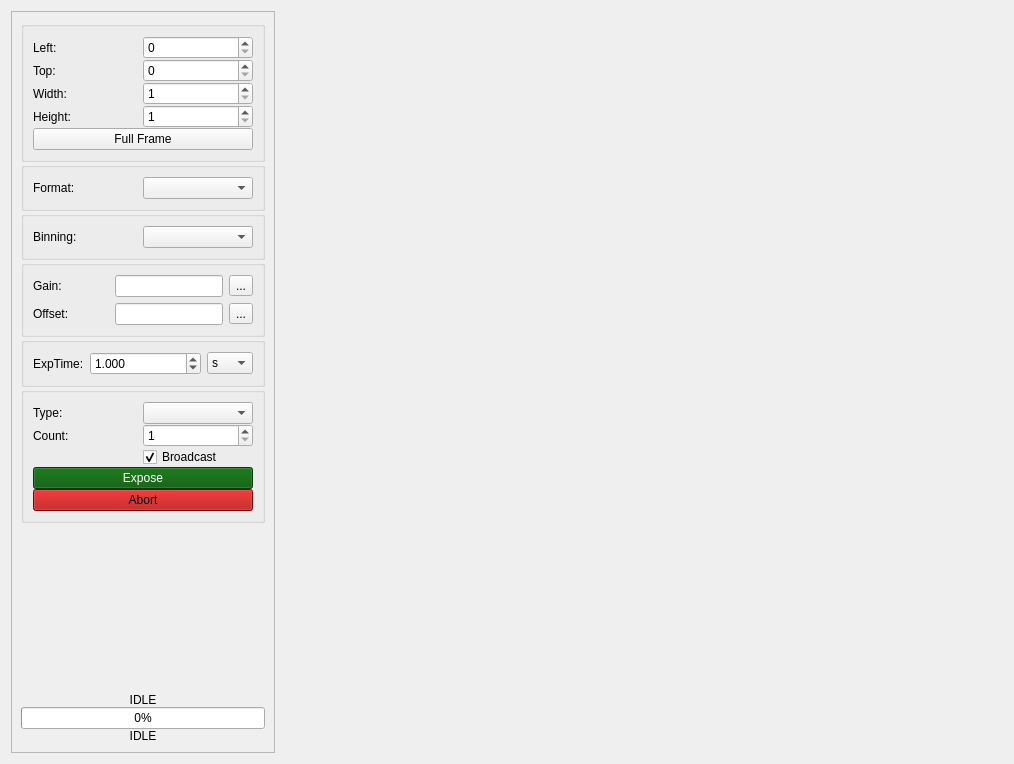
<?xml version="1.0" encoding="UTF-8"?>
<ui version="4.0">
 <class>CameraWidget</class>
 <widget class="QWidget" name="CameraWidget">
  <property name="geometry">
   <rect>
    <x>0</x>
    <y>0</y>
    <width>1014</width>
    <height>764</height>
   </rect>
  </property>
  <property name="windowTitle">
   <string>Form</string>
  </property>
  <layout class="QHBoxLayout" name="horizontalLayout_2" stretch="0,1,0">
   <item>
    <widget class="QScrollArea" name="scrollArea">
     <property name="sizePolicy">
      <sizepolicy hsizetype="MinimumExpanding" vsizetype="Expanding">
       <horstretch>0</horstretch>
       <verstretch>0</verstretch>
      </sizepolicy>
     </property>
     <property name="horizontalScrollBarPolicy">
      <enum>Qt::ScrollBarPolicy::ScrollBarAlwaysOff</enum>
     </property>
     <property name="widgetResizable">
      <bool>true</bool>
     </property>
     <widget class="QWidget" name="scrollAreaWidgetContents">
      <property name="geometry">
       <rect>
        <x>0</x>
        <y>0</y>
        <width>294</width>
        <height>748</height>
       </rect>
      </property>
      <property name="sizePolicy">
       <sizepolicy hsizetype="Preferred" vsizetype="Preferred">
        <horstretch>0</horstretch>
        <verstretch>0</verstretch>
       </sizepolicy>
      </property>
      <layout class="QVBoxLayout" name="verticalLayout">
       <property name="spacing">
        <number>0</number>
       </property>
       <item>
        <widget class="QGroupBox" name="groupWindowing">
         <property name="title">
          <string/>
         </property>
         <layout class="QGridLayout" name="gridLayout_2">
          <property name="spacing">
           <number>0</number>
          </property>
          <item row="2" column="1">
           <widget class="QSpinBox" name="spinWindowWidth">
            <property name="minimum">
             <number>1</number>
            </property>
            <property name="maximum">
             <number>9999</number>
            </property>
           </widget>
          </item>
          <item row="1" column="0">
           <widget class="QLabel" name="label_2">
            <property name="text">
             <string>Top:</string>
            </property>
           </widget>
          </item>
          <item row="2" column="0">
           <widget class="QLabel" name="label_3">
            <property name="text">
             <string>Width:</string>
            </property>
           </widget>
          </item>
          <item row="0" column="0">
           <widget class="QLabel" name="label">
            <property name="text">
             <string>Left:</string>
            </property>
           </widget>
          </item>
          <item row="3" column="1">
           <widget class="QSpinBox" name="spinWindowHeight">
            <property name="minimum">
             <number>1</number>
            </property>
            <property name="maximum">
             <number>9999</number>
            </property>
           </widget>
          </item>
          <item row="3" column="0">
           <widget class="QLabel" name="label_4">
            <property name="text">
             <string>Height:</string>
            </property>
           </widget>
          </item>
          <item row="0" column="1">
           <widget class="QSpinBox" name="spinWindowLeft">
            <property name="maximum">
             <number>9999</number>
            </property>
           </widget>
          </item>
          <item row="1" column="1">
           <widget class="QSpinBox" name="spinWindowTop">
            <property name="maximum">
             <number>9999</number>
            </property>
           </widget>
          </item>
          <item row="4" column="0" colspan="2">
           <widget class="QPushButton" name="butFullFrame">
            <property name="text">
             <string>Full Frame</string>
            </property>
           </widget>
          </item>
         </layout>
        </widget>
       </item>
       <item>
        <widget class="QGroupBox" name="groupImageFormat">
         <property name="title">
          <string/>
         </property>
         <layout class="QGridLayout" name="gridLayout_6">
          <property name="spacing">
           <number>0</number>
          </property>
          <item row="0" column="0">
           <widget class="QLabel" name="label_10">
            <property name="text">
             <string>Format:</string>
            </property>
           </widget>
          </item>
          <item row="0" column="1">
           <widget class="QComboBox" name="comboImageFormat"/>
          </item>
         </layout>
        </widget>
       </item>
       <item>
        <widget class="QGroupBox" name="groupBinning">
         <property name="title">
          <string/>
         </property>
         <layout class="QGridLayout" name="gridLayout_3">
          <property name="spacing">
           <number>0</number>
          </property>
          <item row="0" column="0">
           <widget class="QLabel" name="label_5">
            <property name="text">
             <string>Binning:</string>
            </property>
           </widget>
          </item>
          <item row="0" column="1">
           <widget class="QComboBox" name="comboBinning"/>
          </item>
         </layout>
        </widget>
       </item>
       <item>
        <widget class="QGroupBox" name="groupGain">
         <property name="title">
          <string/>
         </property>
         <layout class="QGridLayout" name="gridLayout" columnstretch="0,0,0,0">
          <item row="0" column="3">
           <widget class="QToolButton" name="buttonSetGain">
            <property name="text">
             <string>...</string>
            </property>
            <property name="icon">
             <iconset resource="resources.qrc">
              <normaloff>:/resources/edit-solid.svg</normaloff>:/resources/edit-solid.svg</iconset>
            </property>
           </widget>
          </item>
          <item row="0" column="2">
           <widget class="QLineEdit" name="textGain">
            <property name="readOnly">
             <bool>true</bool>
            </property>
           </widget>
          </item>
          <item row="0" column="0">
           <widget class="QLabel" name="label_11">
            <property name="text">
             <string>Gain:</string>
            </property>
           </widget>
          </item>
          <item row="0" column="1">
           <spacer name="horizontalSpacer">
            <property name="orientation">
             <enum>Qt::Orientation::Horizontal</enum>
            </property>
            <property name="sizeHint" stdset="0">
             <size>
              <width>40</width>
              <height>20</height>
             </size>
            </property>
           </spacer>
          </item>
          <item row="1" column="0">
           <widget class="QLabel" name="label_13">
            <property name="text">
             <string>Offset:</string>
            </property>
           </widget>
          </item>
          <item row="1" column="1">
           <spacer name="horizontalSpacer_2">
            <property name="orientation">
             <enum>Qt::Orientation::Horizontal</enum>
            </property>
            <property name="sizeHint" stdset="0">
             <size>
              <width>40</width>
              <height>20</height>
             </size>
            </property>
           </spacer>
          </item>
          <item row="1" column="2">
           <widget class="QLineEdit" name="textOffset">
            <property name="readOnly">
             <bool>true</bool>
            </property>
           </widget>
          </item>
          <item row="1" column="3">
           <widget class="QToolButton" name="buttonSetOffset">
            <property name="text">
             <string>...</string>
            </property>
            <property name="icon">
             <iconset resource="resources.qrc">
              <normaloff>:/resources/edit-solid.svg</normaloff>:/resources/edit-solid.svg</iconset>
            </property>
           </widget>
          </item>
         </layout>
        </widget>
       </item>
       <item>
        <widget class="QGroupBox" name="groupExpTime">
         <property name="title">
          <string/>
         </property>
         <layout class="QGridLayout" name="gridLayout_5">
          <item row="0" column="0">
           <widget class="QLabel" name="label_12">
            <property name="text">
             <string>ExpTime:</string>
            </property>
           </widget>
          </item>
          <item row="0" column="1">
           <layout class="QHBoxLayout" name="layoutExpTime" stretch="1,0">
            <item>
             <widget class="QDoubleSpinBox" name="spinExpTime">
              <property name="suffix">
               <string/>
              </property>
              <property name="decimals">
               <number>3</number>
              </property>
              <property name="maximum">
               <double>999.000000000000000</double>
              </property>
              <property name="value">
               <double>1.000000000000000</double>
              </property>
             </widget>
            </item>
            <item>
             <widget class="QComboBox" name="comboExpTimeUnit">
              <property name="minimumContentsLength">
               <number>2</number>
              </property>
              <item>
               <property name="text">
                <string>s</string>
               </property>
              </item>
              <item>
               <property name="text">
                <string>ms</string>
               </property>
              </item>
              <item>
               <property name="text">
                <string>µs</string>
               </property>
              </item>
             </widget>
            </item>
           </layout>
          </item>
         </layout>
        </widget>
       </item>
       <item>
        <widget class="QGroupBox" name="groupExposure">
         <property name="title">
          <string/>
         </property>
         <layout class="QGridLayout" name="gridLayout_4">
          <property name="spacing">
           <number>0</number>
          </property>
          <item row="0" column="0">
           <widget class="QLabel" name="labelImageType">
            <property name="text">
             <string>Type:</string>
            </property>
           </widget>
          </item>
          <item row="1" column="1">
           <widget class="QSpinBox" name="spinCount">
            <property name="minimum">
             <number>1</number>
            </property>
            <property name="maximum">
             <number>9999</number>
            </property>
           </widget>
          </item>
          <item row="4" column="0" colspan="2">
           <widget class="QPushButton" name="butAbort">
            <property name="palette">
             <palette>
              <active>
               <colorrole role="WindowText">
                <brush brushstyle="SolidPattern">
                 <color alpha="255">
                  <red>0</red>
                  <green>0</green>
                  <blue>0</blue>
                 </color>
                </brush>
               </colorrole>
               <colorrole role="Button">
                <brush brushstyle="SolidPattern">
                 <color alpha="255">
                  <red>170</red>
                  <green>0</green>
                  <blue>0</blue>
                 </color>
                </brush>
               </colorrole>
               <colorrole role="Light">
                <brush brushstyle="SolidPattern">
                 <color alpha="255">
                  <red>255</red>
                  <green>0</green>
                  <blue>0</blue>
                 </color>
                </brush>
               </colorrole>
               <colorrole role="Midlight">
                <brush brushstyle="SolidPattern">
                 <color alpha="255">
                  <red>212</red>
                  <green>0</green>
                  <blue>0</blue>
                 </color>
                </brush>
               </colorrole>
               <colorrole role="Dark">
                <brush brushstyle="SolidPattern">
                 <color alpha="255">
                  <red>85</red>
                  <green>0</green>
                  <blue>0</blue>
                 </color>
                </brush>
               </colorrole>
               <colorrole role="Mid">
                <brush brushstyle="SolidPattern">
                 <color alpha="255">
                  <red>113</red>
                  <green>0</green>
                  <blue>0</blue>
                 </color>
                </brush>
               </colorrole>
               <colorrole role="Text">
                <brush brushstyle="SolidPattern">
                 <color alpha="255">
                  <red>0</red>
                  <green>0</green>
                  <blue>0</blue>
                 </color>
                </brush>
               </colorrole>
               <colorrole role="BrightText">
                <brush brushstyle="SolidPattern">
                 <color alpha="255">
                  <red>255</red>
                  <green>255</green>
                  <blue>255</blue>
                 </color>
                </brush>
               </colorrole>
               <colorrole role="ButtonText">
                <brush brushstyle="SolidPattern">
                 <color alpha="255">
                  <red>0</red>
                  <green>0</green>
                  <blue>0</blue>
                 </color>
                </brush>
               </colorrole>
               <colorrole role="Base">
                <brush brushstyle="SolidPattern">
                 <color alpha="255">
                  <red>255</red>
                  <green>255</green>
                  <blue>255</blue>
                 </color>
                </brush>
               </colorrole>
               <colorrole role="Window">
                <brush brushstyle="SolidPattern">
                 <color alpha="255">
                  <red>170</red>
                  <green>0</green>
                  <blue>0</blue>
                 </color>
                </brush>
               </colorrole>
               <colorrole role="Shadow">
                <brush brushstyle="SolidPattern">
                 <color alpha="255">
                  <red>0</red>
                  <green>0</green>
                  <blue>0</blue>
                 </color>
                </brush>
               </colorrole>
               <colorrole role="AlternateBase">
                <brush brushstyle="SolidPattern">
                 <color alpha="255">
                  <red>212</red>
                  <green>127</green>
                  <blue>127</blue>
                 </color>
                </brush>
               </colorrole>
               <colorrole role="ToolTipBase">
                <brush brushstyle="SolidPattern">
                 <color alpha="255">
                  <red>255</red>
                  <green>255</green>
                  <blue>220</blue>
                 </color>
                </brush>
               </colorrole>
               <colorrole role="ToolTipText">
                <brush brushstyle="SolidPattern">
                 <color alpha="255">
                  <red>0</red>
                  <green>0</green>
                  <blue>0</blue>
                 </color>
                </brush>
               </colorrole>
               <colorrole role="PlaceholderText">
                <brush brushstyle="NoBrush">
                 <color alpha="128">
                  <red>0</red>
                  <green>0</green>
                  <blue>0</blue>
                 </color>
                </brush>
               </colorrole>
              </active>
              <inactive>
               <colorrole role="WindowText">
                <brush brushstyle="SolidPattern">
                 <color alpha="255">
                  <red>0</red>
                  <green>0</green>
                  <blue>0</blue>
                 </color>
                </brush>
               </colorrole>
               <colorrole role="Button">
                <brush brushstyle="SolidPattern">
                 <color alpha="255">
                  <red>170</red>
                  <green>0</green>
                  <blue>0</blue>
                 </color>
                </brush>
               </colorrole>
               <colorrole role="Light">
                <brush brushstyle="SolidPattern">
                 <color alpha="255">
                  <red>255</red>
                  <green>0</green>
                  <blue>0</blue>
                 </color>
                </brush>
               </colorrole>
               <colorrole role="Midlight">
                <brush brushstyle="SolidPattern">
                 <color alpha="255">
                  <red>212</red>
                  <green>0</green>
                  <blue>0</blue>
                 </color>
                </brush>
               </colorrole>
               <colorrole role="Dark">
                <brush brushstyle="SolidPattern">
                 <color alpha="255">
                  <red>85</red>
                  <green>0</green>
                  <blue>0</blue>
                 </color>
                </brush>
               </colorrole>
               <colorrole role="Mid">
                <brush brushstyle="SolidPattern">
                 <color alpha="255">
                  <red>113</red>
                  <green>0</green>
                  <blue>0</blue>
                 </color>
                </brush>
               </colorrole>
               <colorrole role="Text">
                <brush brushstyle="SolidPattern">
                 <color alpha="255">
                  <red>0</red>
                  <green>0</green>
                  <blue>0</blue>
                 </color>
                </brush>
               </colorrole>
               <colorrole role="BrightText">
                <brush brushstyle="SolidPattern">
                 <color alpha="255">
                  <red>255</red>
                  <green>255</green>
                  <blue>255</blue>
                 </color>
                </brush>
               </colorrole>
               <colorrole role="ButtonText">
                <brush brushstyle="SolidPattern">
                 <color alpha="255">
                  <red>0</red>
                  <green>0</green>
                  <blue>0</blue>
                 </color>
                </brush>
               </colorrole>
               <colorrole role="Base">
                <brush brushstyle="SolidPattern">
                 <color alpha="255">
                  <red>255</red>
                  <green>255</green>
                  <blue>255</blue>
                 </color>
                </brush>
               </colorrole>
               <colorrole role="Window">
                <brush brushstyle="SolidPattern">
                 <color alpha="255">
                  <red>170</red>
                  <green>0</green>
                  <blue>0</blue>
                 </color>
                </brush>
               </colorrole>
               <colorrole role="Shadow">
                <brush brushstyle="SolidPattern">
                 <color alpha="255">
                  <red>0</red>
                  <green>0</green>
                  <blue>0</blue>
                 </color>
                </brush>
               </colorrole>
               <colorrole role="AlternateBase">
                <brush brushstyle="SolidPattern">
                 <color alpha="255">
                  <red>212</red>
                  <green>127</green>
                  <blue>127</blue>
                 </color>
                </brush>
               </colorrole>
               <colorrole role="ToolTipBase">
                <brush brushstyle="SolidPattern">
                 <color alpha="255">
                  <red>255</red>
                  <green>255</green>
                  <blue>220</blue>
                 </color>
                </brush>
               </colorrole>
               <colorrole role="ToolTipText">
                <brush brushstyle="SolidPattern">
                 <color alpha="255">
                  <red>0</red>
                  <green>0</green>
                  <blue>0</blue>
                 </color>
                </brush>
               </colorrole>
               <colorrole role="PlaceholderText">
                <brush brushstyle="NoBrush">
                 <color alpha="128">
                  <red>0</red>
                  <green>0</green>
                  <blue>0</blue>
                 </color>
                </brush>
               </colorrole>
              </inactive>
              <disabled>
               <colorrole role="WindowText">
                <brush brushstyle="SolidPattern">
                 <color alpha="255">
                  <red>85</red>
                  <green>0</green>
                  <blue>0</blue>
                 </color>
                </brush>
               </colorrole>
               <colorrole role="Button">
                <brush brushstyle="SolidPattern">
                 <color alpha="255">
                  <red>170</red>
                  <green>0</green>
                  <blue>0</blue>
                 </color>
                </brush>
               </colorrole>
               <colorrole role="Light">
                <brush brushstyle="SolidPattern">
                 <color alpha="255">
                  <red>255</red>
                  <green>0</green>
                  <blue>0</blue>
                 </color>
                </brush>
               </colorrole>
               <colorrole role="Midlight">
                <brush brushstyle="SolidPattern">
                 <color alpha="255">
                  <red>212</red>
                  <green>0</green>
                  <blue>0</blue>
                 </color>
                </brush>
               </colorrole>
               <colorrole role="Dark">
                <brush brushstyle="SolidPattern">
                 <color alpha="255">
                  <red>85</red>
                  <green>0</green>
                  <blue>0</blue>
                 </color>
                </brush>
               </colorrole>
               <colorrole role="Mid">
                <brush brushstyle="SolidPattern">
                 <color alpha="255">
                  <red>113</red>
                  <green>0</green>
                  <blue>0</blue>
                 </color>
                </brush>
               </colorrole>
               <colorrole role="Text">
                <brush brushstyle="SolidPattern">
                 <color alpha="255">
                  <red>85</red>
                  <green>0</green>
                  <blue>0</blue>
                 </color>
                </brush>
               </colorrole>
               <colorrole role="BrightText">
                <brush brushstyle="SolidPattern">
                 <color alpha="255">
                  <red>255</red>
                  <green>255</green>
                  <blue>255</blue>
                 </color>
                </brush>
               </colorrole>
               <colorrole role="ButtonText">
                <brush brushstyle="SolidPattern">
                 <color alpha="255">
                  <red>85</red>
                  <green>0</green>
                  <blue>0</blue>
                 </color>
                </brush>
               </colorrole>
               <colorrole role="Base">
                <brush brushstyle="SolidPattern">
                 <color alpha="255">
                  <red>170</red>
                  <green>0</green>
                  <blue>0</blue>
                 </color>
                </brush>
               </colorrole>
               <colorrole role="Window">
                <brush brushstyle="SolidPattern">
                 <color alpha="255">
                  <red>170</red>
                  <green>0</green>
                  <blue>0</blue>
                 </color>
                </brush>
               </colorrole>
               <colorrole role="Shadow">
                <brush brushstyle="SolidPattern">
                 <color alpha="255">
                  <red>0</red>
                  <green>0</green>
                  <blue>0</blue>
                 </color>
                </brush>
               </colorrole>
               <colorrole role="AlternateBase">
                <brush brushstyle="SolidPattern">
                 <color alpha="255">
                  <red>170</red>
                  <green>0</green>
                  <blue>0</blue>
                 </color>
                </brush>
               </colorrole>
               <colorrole role="ToolTipBase">
                <brush brushstyle="SolidPattern">
                 <color alpha="255">
                  <red>255</red>
                  <green>255</green>
                  <blue>220</blue>
                 </color>
                </brush>
               </colorrole>
               <colorrole role="ToolTipText">
                <brush brushstyle="SolidPattern">
                 <color alpha="255">
                  <red>0</red>
                  <green>0</green>
                  <blue>0</blue>
                 </color>
                </brush>
               </colorrole>
               <colorrole role="PlaceholderText">
                <brush brushstyle="NoBrush">
                 <color alpha="128">
                  <red>0</red>
                  <green>0</green>
                  <blue>0</blue>
                 </color>
                </brush>
               </colorrole>
              </disabled>
             </palette>
            </property>
            <property name="text">
             <string>Abort</string>
            </property>
           </widget>
          </item>
          <item row="1" column="0">
           <widget class="QLabel" name="label_8">
            <property name="text">
             <string>Count:</string>
            </property>
           </widget>
          </item>
          <item row="3" column="0" colspan="2">
           <widget class="QPushButton" name="butExpose">
            <property name="palette">
             <palette>
              <active>
               <colorrole role="WindowText">
                <brush brushstyle="SolidPattern">
                 <color alpha="255">
                  <red>255</red>
                  <green>255</green>
                  <blue>255</blue>
                 </color>
                </brush>
               </colorrole>
               <colorrole role="Button">
                <brush brushstyle="SolidPattern">
                 <color alpha="255">
                  <red>0</red>
                  <green>85</green>
                  <blue>0</blue>
                 </color>
                </brush>
               </colorrole>
               <colorrole role="Light">
                <brush brushstyle="SolidPattern">
                 <color alpha="255">
                  <red>0</red>
                  <green>127</green>
                  <blue>0</blue>
                 </color>
                </brush>
               </colorrole>
               <colorrole role="Midlight">
                <brush brushstyle="SolidPattern">
                 <color alpha="255">
                  <red>0</red>
                  <green>106</green>
                  <blue>0</blue>
                 </color>
                </brush>
               </colorrole>
               <colorrole role="Dark">
                <brush brushstyle="SolidPattern">
                 <color alpha="255">
                  <red>0</red>
                  <green>42</green>
                  <blue>0</blue>
                 </color>
                </brush>
               </colorrole>
               <colorrole role="Mid">
                <brush brushstyle="SolidPattern">
                 <color alpha="255">
                  <red>0</red>
                  <green>56</green>
                  <blue>0</blue>
                 </color>
                </brush>
               </colorrole>
               <colorrole role="Text">
                <brush brushstyle="SolidPattern">
                 <color alpha="255">
                  <red>255</red>
                  <green>255</green>
                  <blue>255</blue>
                 </color>
                </brush>
               </colorrole>
               <colorrole role="BrightText">
                <brush brushstyle="SolidPattern">
                 <color alpha="255">
                  <red>255</red>
                  <green>255</green>
                  <blue>255</blue>
                 </color>
                </brush>
               </colorrole>
               <colorrole role="ButtonText">
                <brush brushstyle="SolidPattern">
                 <color alpha="255">
                  <red>255</red>
                  <green>255</green>
                  <blue>255</blue>
                 </color>
                </brush>
               </colorrole>
               <colorrole role="Base">
                <brush brushstyle="SolidPattern">
                 <color alpha="255">
                  <red>0</red>
                  <green>0</green>
                  <blue>0</blue>
                 </color>
                </brush>
               </colorrole>
               <colorrole role="Window">
                <brush brushstyle="SolidPattern">
                 <color alpha="255">
                  <red>0</red>
                  <green>85</green>
                  <blue>0</blue>
                 </color>
                </brush>
               </colorrole>
               <colorrole role="Shadow">
                <brush brushstyle="SolidPattern">
                 <color alpha="255">
                  <red>0</red>
                  <green>0</green>
                  <blue>0</blue>
                 </color>
                </brush>
               </colorrole>
               <colorrole role="AlternateBase">
                <brush brushstyle="SolidPattern">
                 <color alpha="255">
                  <red>0</red>
                  <green>42</green>
                  <blue>0</blue>
                 </color>
                </brush>
               </colorrole>
               <colorrole role="ToolTipBase">
                <brush brushstyle="SolidPattern">
                 <color alpha="255">
                  <red>255</red>
                  <green>255</green>
                  <blue>220</blue>
                 </color>
                </brush>
               </colorrole>
               <colorrole role="ToolTipText">
                <brush brushstyle="SolidPattern">
                 <color alpha="255">
                  <red>0</red>
                  <green>0</green>
                  <blue>0</blue>
                 </color>
                </brush>
               </colorrole>
               <colorrole role="PlaceholderText">
                <brush brushstyle="NoBrush">
                 <color alpha="128">
                  <red>255</red>
                  <green>255</green>
                  <blue>255</blue>
                 </color>
                </brush>
               </colorrole>
              </active>
              <inactive>
               <colorrole role="WindowText">
                <brush brushstyle="SolidPattern">
                 <color alpha="255">
                  <red>255</red>
                  <green>255</green>
                  <blue>255</blue>
                 </color>
                </brush>
               </colorrole>
               <colorrole role="Button">
                <brush brushstyle="SolidPattern">
                 <color alpha="255">
                  <red>0</red>
                  <green>85</green>
                  <blue>0</blue>
                 </color>
                </brush>
               </colorrole>
               <colorrole role="Light">
                <brush brushstyle="SolidPattern">
                 <color alpha="255">
                  <red>0</red>
                  <green>127</green>
                  <blue>0</blue>
                 </color>
                </brush>
               </colorrole>
               <colorrole role="Midlight">
                <brush brushstyle="SolidPattern">
                 <color alpha="255">
                  <red>0</red>
                  <green>106</green>
                  <blue>0</blue>
                 </color>
                </brush>
               </colorrole>
               <colorrole role="Dark">
                <brush brushstyle="SolidPattern">
                 <color alpha="255">
                  <red>0</red>
                  <green>42</green>
                  <blue>0</blue>
                 </color>
                </brush>
               </colorrole>
               <colorrole role="Mid">
                <brush brushstyle="SolidPattern">
                 <color alpha="255">
                  <red>0</red>
                  <green>56</green>
                  <blue>0</blue>
                 </color>
                </brush>
               </colorrole>
               <colorrole role="Text">
                <brush brushstyle="SolidPattern">
                 <color alpha="255">
                  <red>255</red>
                  <green>255</green>
                  <blue>255</blue>
                 </color>
                </brush>
               </colorrole>
               <colorrole role="BrightText">
                <brush brushstyle="SolidPattern">
                 <color alpha="255">
                  <red>255</red>
                  <green>255</green>
                  <blue>255</blue>
                 </color>
                </brush>
               </colorrole>
               <colorrole role="ButtonText">
                <brush brushstyle="SolidPattern">
                 <color alpha="255">
                  <red>255</red>
                  <green>255</green>
                  <blue>255</blue>
                 </color>
                </brush>
               </colorrole>
               <colorrole role="Base">
                <brush brushstyle="SolidPattern">
                 <color alpha="255">
                  <red>0</red>
                  <green>0</green>
                  <blue>0</blue>
                 </color>
                </brush>
               </colorrole>
               <colorrole role="Window">
                <brush brushstyle="SolidPattern">
                 <color alpha="255">
                  <red>0</red>
                  <green>85</green>
                  <blue>0</blue>
                 </color>
                </brush>
               </colorrole>
               <colorrole role="Shadow">
                <brush brushstyle="SolidPattern">
                 <color alpha="255">
                  <red>0</red>
                  <green>0</green>
                  <blue>0</blue>
                 </color>
                </brush>
               </colorrole>
               <colorrole role="AlternateBase">
                <brush brushstyle="SolidPattern">
                 <color alpha="255">
                  <red>0</red>
                  <green>42</green>
                  <blue>0</blue>
                 </color>
                </brush>
               </colorrole>
               <colorrole role="ToolTipBase">
                <brush brushstyle="SolidPattern">
                 <color alpha="255">
                  <red>255</red>
                  <green>255</green>
                  <blue>220</blue>
                 </color>
                </brush>
               </colorrole>
               <colorrole role="ToolTipText">
                <brush brushstyle="SolidPattern">
                 <color alpha="255">
                  <red>0</red>
                  <green>0</green>
                  <blue>0</blue>
                 </color>
                </brush>
               </colorrole>
               <colorrole role="PlaceholderText">
                <brush brushstyle="NoBrush">
                 <color alpha="128">
                  <red>255</red>
                  <green>255</green>
                  <blue>255</blue>
                 </color>
                </brush>
               </colorrole>
              </inactive>
              <disabled>
               <colorrole role="WindowText">
                <brush brushstyle="SolidPattern">
                 <color alpha="255">
                  <red>0</red>
                  <green>42</green>
                  <blue>0</blue>
                 </color>
                </brush>
               </colorrole>
               <colorrole role="Button">
                <brush brushstyle="SolidPattern">
                 <color alpha="255">
                  <red>0</red>
                  <green>85</green>
                  <blue>0</blue>
                 </color>
                </brush>
               </colorrole>
               <colorrole role="Light">
                <brush brushstyle="SolidPattern">
                 <color alpha="255">
                  <red>0</red>
                  <green>127</green>
                  <blue>0</blue>
                 </color>
                </brush>
               </colorrole>
               <colorrole role="Midlight">
                <brush brushstyle="SolidPattern">
                 <color alpha="255">
                  <red>0</red>
                  <green>106</green>
                  <blue>0</blue>
                 </color>
                </brush>
               </colorrole>
               <colorrole role="Dark">
                <brush brushstyle="SolidPattern">
                 <color alpha="255">
                  <red>0</red>
                  <green>42</green>
                  <blue>0</blue>
                 </color>
                </brush>
               </colorrole>
               <colorrole role="Mid">
                <brush brushstyle="SolidPattern">
                 <color alpha="255">
                  <red>0</red>
                  <green>56</green>
                  <blue>0</blue>
                 </color>
                </brush>
               </colorrole>
               <colorrole role="Text">
                <brush brushstyle="SolidPattern">
                 <color alpha="255">
                  <red>0</red>
                  <green>42</green>
                  <blue>0</blue>
                 </color>
                </brush>
               </colorrole>
               <colorrole role="BrightText">
                <brush brushstyle="SolidPattern">
                 <color alpha="255">
                  <red>255</red>
                  <green>255</green>
                  <blue>255</blue>
                 </color>
                </brush>
               </colorrole>
               <colorrole role="ButtonText">
                <brush brushstyle="SolidPattern">
                 <color alpha="255">
                  <red>0</red>
                  <green>42</green>
                  <blue>0</blue>
                 </color>
                </brush>
               </colorrole>
               <colorrole role="Base">
                <brush brushstyle="SolidPattern">
                 <color alpha="255">
                  <red>0</red>
                  <green>85</green>
                  <blue>0</blue>
                 </color>
                </brush>
               </colorrole>
               <colorrole role="Window">
                <brush brushstyle="SolidPattern">
                 <color alpha="255">
                  <red>0</red>
                  <green>85</green>
                  <blue>0</blue>
                 </color>
                </brush>
               </colorrole>
               <colorrole role="Shadow">
                <brush brushstyle="SolidPattern">
                 <color alpha="255">
                  <red>0</red>
                  <green>0</green>
                  <blue>0</blue>
                 </color>
                </brush>
               </colorrole>
               <colorrole role="AlternateBase">
                <brush brushstyle="SolidPattern">
                 <color alpha="255">
                  <red>0</red>
                  <green>85</green>
                  <blue>0</blue>
                 </color>
                </brush>
               </colorrole>
               <colorrole role="ToolTipBase">
                <brush brushstyle="SolidPattern">
                 <color alpha="255">
                  <red>255</red>
                  <green>255</green>
                  <blue>220</blue>
                 </color>
                </brush>
               </colorrole>
               <colorrole role="ToolTipText">
                <brush brushstyle="SolidPattern">
                 <color alpha="255">
                  <red>0</red>
                  <green>0</green>
                  <blue>0</blue>
                 </color>
                </brush>
               </colorrole>
               <colorrole role="PlaceholderText">
                <brush brushstyle="NoBrush">
                 <color alpha="128">
                  <red>255</red>
                  <green>255</green>
                  <blue>255</blue>
                 </color>
                </brush>
               </colorrole>
              </disabled>
             </palette>
            </property>
            <property name="text">
             <string>Expose</string>
            </property>
           </widget>
          </item>
          <item row="2" column="1">
           <widget class="QCheckBox" name="checkBroadcast">
            <property name="text">
             <string>Broadcast</string>
            </property>
            <property name="checked">
             <bool>true</bool>
            </property>
           </widget>
          </item>
          <item row="0" column="1">
           <widget class="QComboBox" name="comboImageType"/>
          </item>
         </layout>
        </widget>
       </item>
       <item>
        <spacer name="verticalSpacer">
         <property name="orientation">
          <enum>Qt::Orientation::Vertical</enum>
         </property>
         <property name="sizeHint" stdset="0">
          <size>
           <width>20</width>
           <height>26</height>
          </size>
         </property>
        </spacer>
       </item>
       <item>
        <widget class="QLabel" name="labelStatus">
         <property name="text">
          <string>IDLE</string>
         </property>
         <property name="alignment">
          <set>Qt::AlignmentFlag::AlignCenter</set>
         </property>
        </widget>
       </item>
       <item>
        <widget class="QProgressBar" name="progressExposure">
         <property name="value">
          <number>0</number>
         </property>
         <property name="textVisible">
          <bool>true</bool>
         </property>
         <property name="invertedAppearance">
          <bool>false</bool>
         </property>
        </widget>
       </item>
       <item>
        <widget class="QLabel" name="labelExposuresLeft">
         <property name="text">
          <string>IDLE</string>
         </property>
         <property name="alignment">
          <set>Qt::AlignmentFlag::AlignCenter</set>
         </property>
        </widget>
       </item>
      </layout>
     </widget>
    </widget>
   </item>
   <item>
    <widget class="DataDisplayWidget" name="datadisplay" native="true"/>
   </item>
   <item>
    <widget class="QWidget" name="widgetSidebar" native="true"/>
   </item>
  </layout>
 </widget>
 <customwidgets>
  <customwidget>
   <class>DataDisplayWidget</class>
   <extends>QWidget</extends>
   <header>..datadisplaywidget</header>
  </customwidget>
 </customwidgets>
 <tabstops>
  <tabstop>scrollArea</tabstop>
  <tabstop>spinWindowLeft</tabstop>
  <tabstop>spinWindowTop</tabstop>
  <tabstop>spinWindowWidth</tabstop>
  <tabstop>spinWindowHeight</tabstop>
  <tabstop>butFullFrame</tabstop>
  <tabstop>comboBinning</tabstop>
  <tabstop>comboImageFormat</tabstop>
  <tabstop>comboImageType</tabstop>
  <tabstop>spinCount</tabstop>
  <tabstop>checkBroadcast</tabstop>
  <tabstop>butExpose</tabstop>
  <tabstop>butAbort</tabstop>
 </tabstops>
 <resources>
  <include location="resources.qrc"/>
 </resources>
 <connections/>
</ui>
